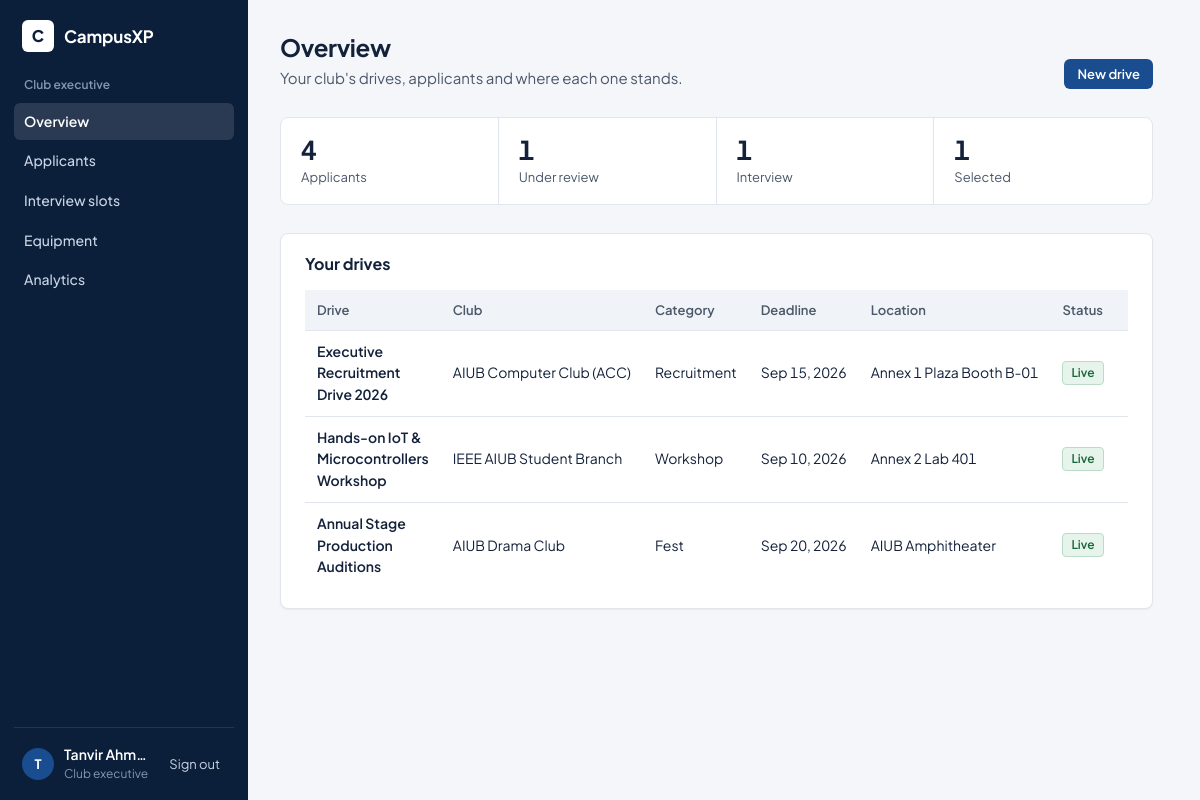
The app's page /index.php?controller=executive&action=dashboard (signed in) with its own data.
### tables this page shows
CREATE TABLE IF NOT EXISTS `club_drives` (
  `id` INT AUTO_INCREMENT PRIMARY KEY,
  `exec_user_id` INT NOT NULL,
  `club_name` VARCHAR(100) NOT NULL,
  `title` VARCHAR(150) NOT NULL,
  `category` ENUM('recruitment','seminar','workshop','fest') DEFAULT 'recruitment',
  `requirements` TEXT NOT NULL,
  `deadline` DATETIME NOT NULL,
  `location` VARCHAR(100) DEFAULT 'AIUB Campus',
  `status` ENUM('pending_approval','active','closed') DEFAULT 'active',
  `created_at` TIMESTAMP DEFAULT CURRENT_TIMESTAMP,
  CONSTRAINT `fk_drive_exec` FOREIGN KEY (`exec_user_id`) REFERENCES `users`(`id`) ON DELETE CASCADE
);

### controllers/ExecutiveController.php (called while the page is built, shortened)
<?php
require_once __DIR__ . '/../config/db.php';
require_once __DIR__ . '/../models/DriveModel.php';
require_once __DIR__ . '/../models/ApplicationModel.php';
class ExecutiveController {
    private static function checkExecAuth() {
        $auth_user = get_auth_user();
        return $auth_user;
    }
    public static function dashboard($conn) {
        $auth_user = self::checkExecAuth();
        $stats = getExecutiveAppStats($conn, $auth_user['id']);
        $drives = getClubDrivesByExecutive($conn, $auth_user['id']);
        require_once __DIR__ . '/../views/executive/dashboard.view.php';
    }
}

### config/db.php (called while the page is built, shortened)
<?php
function get_auth_user() {
    return $_SESSION['user'] ?? null;
}

### models/ApplicationModel.php (called while the page is built, shortened)
<?php
function getExecutiveAppStats($conn, $execUserId = 0) {
    $sql = "SELECT
        COUNT(*) as total_apps,
        SUM(CASE WHEN status = 'Under Review' THEN 1 ELSE 0 END) as review_apps,
        SUM(CASE WHEN status = 'Interview' THEN 1 ELSE 0 END) as interview_apps,
        SUM(CASE WHEN status = 'Selected' THEN 1 ELSE 0 END) as selected_apps
        FROM club_applications";
    $result = mysqli_query($conn, $sql);
    $stats = mysqli_fetch_assoc($result);
    return $stats;
}

### models/DriveModel.php (called while the page is built, shortened)
<?php
function getClubDrivesByExecutive($conn, $execUserId) {
    $sql = "SELECT d.*, COUNT(a.id) as app_count,
                   ar.status as approval_status, ar.admin_comments
            FROM club_drives d
            LEFT JOIN club_applications a ON d.id = a.drive_id
            LEFT JOIN approval_requests ar ON (ar.target_type = 'club_drive' AND ar.target_id = d.id)
            WHERE d.exec_user_id = ?
            GROUP BY d.id ORDER BY d.created_at DESC";
    $stmt = mysqli_prepare($conn, $sql);
    mysqli_stmt_bind_param($stmt, "i", $execUserId);
    mysqli_stmt_execute($stmt);
    $result = mysqli_stmt_get_result($stmt);
    $drives = mysqli_fetch_all($result, MYSQLI_ASSOC);
    return $drives;
}

### views/executive/dashboard.view.php (the view, shortened to what this page needs)
<?php require_once __DIR__ . '/../layouts/header.php'; ?>
<div class="page-header">
    <div>
        <h1 class="page-title">Overview</h1>
        <p class="page-sub">Your club's drives, applicants and where each one stands.</p>
    </div>
    <button class="btn btn-primary btn-sm" onclick="openModal('new-drive-modal')">New drive</button>
</div>
<div class="stats">
    <div class="stat"><span class="stat-value"><?= $stats['total_apps'] ?? 0 ?></span><span class="stat-label">Applicants</span></div>
    <div class="stat"><span class="stat-value"><?= $stats['review_apps'] ?? 0 ?></span><span class="stat-label">Under review</span></div>
    <div class="stat"><span class="stat-value"><?= $stats['interview_apps'] ?? 0 ?></span><span class="stat-label">Interview</span></div>
    <div class="stat"><span class="stat-value"><?= $stats['selected_apps'] ?? 0 ?></span><span class="stat-label">Selected</span></div>
</div>
<div class="glass-card section">
    <div class="card-header">
        <h2 class="card-title">Your drives</h2>
    </div>
    <?php if (empty($drives)): ?>
        <div class="empty-state">You haven't posted a drive yet. <a href="#" onclick="openModal('new-drive-modal'); return false;">Create your first drive</a></div>
    <?php else: ?>
        <div class="table-wrap"><table class="data-table">
            <thead>
                <tr>
                    <th>Drive</th>
                    <th>Club</th>
                    <th>Category</th>
                    <th>Deadline</th>
                    <th>Location</th>
                    <th>Status</th>
                </tr>
            </thead>
            <tbody>
                <?php foreach ($drives as $d):
                    $app_status = $d['approval_status'] ?? ($d['status'] === 'active' ? 'Approved' : 'Pending');
                    $is_rejected = ($app_status === 'Rejected' || $d['status'] === 'closed');
                    $is_pending = ($app_status === 'Pending' || $d['status'] === 'pending_approval');
                ?>
                    <tr>
                        <td class="fw-600"><?= htmlspecialchars($d['title']) ?></td>
                        <td><?= htmlspecialchars($d['club_name']) ?></td>
                        <td><?= htmlspecialchars(ucfirst($d['category'])) ?></td>
                        <td><?= date('M d, Y', strtotime($d['deadline'])) ?></td>
                        <td><?= htmlspecialchars($d['location']) ?></td>
                        <td class="wrap">
                            <?php if ($is_rejected): ?>
                                <span class="badge-tag tag-danger">Rejected</span>
                                <?php if (!empty($d['admin_comments'])): ?>
                                    <div class="text-xs text-danger mt-1"><?= htmlspecialchars($d['admin_comments']) ?></div>
                                <?php endif; ?>
                            <?php elseif ($is_pending): ?>
                                <span class="badge-tag tag-warning">Awaiting approval</span>
                            <?php else: ?>
                                <span class="badge-tag tag-success">Live</span>
                            <?php endif; ?>
                        </td>
                    </tr>
                <?php endforeach; ?>
            </tbody>
        </table></div>
    <?php endif; ?>
</div>
<?php require_once __DIR__ . '/../layouts/footer.php'; ?>

### records on screen
club_drives: title "Executive Recruitment Drive 2026", club_name "AIUB Computer Club (ACC)", category "Recruitment", deadline "Sep 15, 2026", location "Annex 1 Plaza Booth B-01", status "Live"
club_drives: title "Hands-on IoT & Microcontrollers Workshop", club_name "IEEE AIUB Student Branch", category "Workshop", deadline "Sep 10, 2026", location "Annex 2 Lab 401", status "Live"
club_drives: title "Annual Stage Production Auditions", club_name "AIUB Drama Club", category "Fest", deadline "Sep 20, 2026", location "AIUB Amphitheater", status "Live"

### other values on screen
$nav[1] "Club executive"
$nav_label "Overview"
$nav_label "Applicants"
$nav_label "Interview slots"
$nav_label "Equipment"
$nav_label "Analytics"
substr($auth_user['full_name'], 0, 1) "T"
$auth_user['full_name'] "Tanvir Ahmed"
$stats['total_apps'] "4"
$stats['review_apps'] "1"
$stats['interview_apps'] "1"
$stats['selected_apps'] "1"
